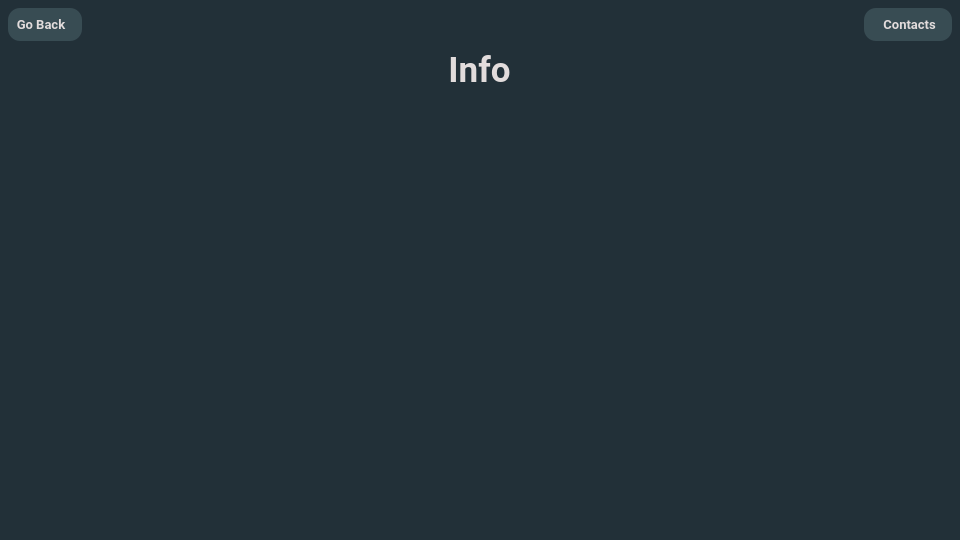
<?xml version="1.0" encoding="UTF-8"?>
<ui version="4.0">
 <author>Boanc Ionut-Silviu</author>
 <class>info_window</class>
 <widget class="QWidget" name="info_window">
  <property name="geometry">
   <rect>
    <x>0</x>
    <y>0</y>
    <width>960</width>
    <height>540</height>
   </rect>
  </property>
  <property name="sizePolicy">
   <sizepolicy hsizetype="MinimumExpanding" vsizetype="MinimumExpanding">
    <horstretch>0</horstretch>
    <verstretch>0</verstretch>
   </sizepolicy>
  </property>
  <property name="minimumSize">
   <size>
    <width>960</width>
    <height>540</height>
   </size>
  </property>
  <property name="maximumSize">
   <size>
    <width>16777215</width>
    <height>16777215</height>
   </size>
  </property>
  <property name="font">
   <font>
    <family>Roboto</family>
    <pointsize>12</pointsize>
   </font>
  </property>
  <property name="windowTitle">
   <string>CIIT</string>
  </property>
  <property name="styleSheet">
   <string notr="true">QPushButton {
	border-radius: 16px;
	padding-left: 8px;
	padding-right: 8px;
	padding-top: 8 px;
	padding-bottom: 8 px;
	color: rgb(190, 190, 190);
	background-color: rgb(55, 79, 91);
    }

QWidget {
 background-color: rgb(34, 48, 56);
}
</string>
  </property>
  <layout class="QVBoxLayout" name="verticalLayout">
   <property name="spacing">
    <number>8</number>
   </property>
   <property name="leftMargin">
    <number>8</number>
   </property>
   <property name="topMargin">
    <number>8</number>
   </property>
   <property name="rightMargin">
    <number>8</number>
   </property>
   <property name="bottomMargin">
    <number>8</number>
   </property>
   <item>
    <layout class="QHBoxLayout" name="horizontalLayout_2">
     <item alignment="Qt::AlignmentFlag::AlignLeft|Qt::AlignmentFlag::AlignVCenter">
      <widget class="QPushButton" name="pb_back">
       <property name="font">
        <font>
         <family>Roboto</family>
         <pointsize>10</pointsize>
         <bold>true</bold>
        </font>
       </property>
       <property name="styleSheet">
        <string notr="true">QPushButton {
	border-radius: 12px;
	padding-left: 8px;
	padding-right: 16px;
	padding-top: 8 px;
	padding-bottom: 8 px;
	color: rgb(226, 220, 220);
	background-color: rgb(56, 76, 83);
    }

QPushButton:hover {
	background-color: rgb(50, 68, 74);
}

QPushButton:pressed {
	
	background-color: rgb(45, 61, 66);
}</string>
       </property>
       <property name="text">
        <string>Go Back</string>
       </property>
       <property name="icon">
        <iconset resource="../icons/icons.qrc">
         <normaloff>:/Icons/arrow-left.svg</normaloff>:/Icons/arrow-left.svg</iconset>
       </property>
       <property name="iconSize">
        <size>
         <width>24</width>
         <height>24</height>
        </size>
       </property>
      </widget>
     </item>
     <item alignment="Qt::AlignmentFlag::AlignRight|Qt::AlignmentFlag::AlignVCenter">
      <widget class="QPushButton" name="pb_contacts">
       <property name="font">
        <font>
         <family>Roboto</family>
         <pointsize>10</pointsize>
         <bold>true</bold>
        </font>
       </property>
       <property name="styleSheet">
        <string notr="true">QPushButton {
	border-radius: 12px;
	padding-left: 16px;
	padding-right: 16px;
	padding-top: 8 px;
	padding-bottom: 8 px;
	color: rgb(226, 220, 220);
	background-color: rgb(56, 76, 83);
    }

QPushButton:hover {
	background-color: rgb(50, 68, 74);
}

QPushButton:pressed {
	
	background-color: rgb(45, 61, 66);
}</string>
       </property>
       <property name="text">
        <string> Contacts</string>
       </property>
       <property name="icon">
        <iconset resource="../icons/icons.qrc">
         <normaloff>:/Icons/user.svg</normaloff>:/Icons/user.svg</iconset>
       </property>
       <property name="iconSize">
        <size>
         <width>24</width>
         <height>24</height>
        </size>
       </property>
      </widget>
     </item>
    </layout>
   </item>
   <item alignment="Qt::AlignmentFlag::AlignHCenter|Qt::AlignmentFlag::AlignVCenter">
    <widget class="QLabel" name="lb_title">
     <property name="maximumSize">
      <size>
       <width>16777215</width>
       <height>16777215</height>
      </size>
     </property>
     <property name="font">
      <font>
       <family>Roboto</family>
       <pointsize>26</pointsize>
       <bold>true</bold>
       <strikeout>false</strikeout>
      </font>
     </property>
     <property name="styleSheet">
      <string notr="true">QLabel
{
    color: rgb(226, 220, 220);
}</string>
     </property>
     <property name="text">
      <string>Info</string>
     </property>
     <property name="alignment">
      <set>Qt::AlignmentFlag::AlignCenter</set>
     </property>
    </widget>
   </item>
   <item>
    <layout class="QHBoxLayout" name="horizontalLayout">
     <item>
      <widget class="QLabel" name="placeholder_left">
       <property name="minimumSize">
        <size>
         <width>60</width>
         <height>10</height>
        </size>
       </property>
       <property name="maximumSize">
        <size>
         <width>180</width>
         <height>10</height>
        </size>
       </property>
       <property name="text">
        <string/>
       </property>
      </widget>
     </item>
     <item alignment="Qt::AlignmentFlag::AlignRight|Qt::AlignmentFlag::AlignVCenter">
      <widget class="QPushButton" name="pb_previous_page">
       <property name="font">
        <font>
         <family>Roboto</family>
         <pointsize>24</pointsize>
         <bold>false</bold>
        </font>
       </property>
       <property name="styleSheet">
        <string notr="true">QPushButton {
background-color: rgb(34, 48, 56);
}
QPushButton:hover {
	background-color: rgb(30, 43, 50);
}
QPushButton:pressed {
background-color: rgb(24, 35, 40)
}</string>
       </property>
       <property name="text">
        <string/>
       </property>
       <property name="icon">
        <iconset resource="../icons/icons.qrc">
         <normaloff>:/Icons/arrow-left-circle.svg</normaloff>:/Icons/arrow-left-circle.svg</iconset>
       </property>
       <property name="iconSize">
        <size>
         <width>48</width>
         <height>48</height>
        </size>
       </property>
      </widget>
     </item>
     <item>
      <widget class="QStackedWidget" name="sw_pages">
       <property name="minimumSize">
        <size>
         <width>600</width>
         <height>400</height>
        </size>
       </property>
       <property name="maximumSize">
        <size>
         <width>1200</width>
         <height>800</height>
        </size>
       </property>
       <property name="styleSheet">
        <string notr="true"/>
       </property>
       <property name="currentIndex">
        <number>0</number>
       </property>
       <widget class="QWidget" name="page">
        <property name="styleSheet">
         <string notr="true">image: url(:/Info/info1.png);</string>
        </property>
       </widget>
       <widget class="QWidget" name="page_2">
        <property name="styleSheet">
         <string notr="true">image: url(:/Info/info2.png);</string>
        </property>
       </widget>
       <widget class="QWidget" name="page_3">
        <property name="styleSheet">
         <string notr="true">image: url(:/Info/info3.png);</string>
        </property>
        <layout class="QVBoxLayout" name="verticalLayout_2"/>
       </widget>
       <widget class="QWidget" name="page_4">
        <property name="styleSheet">
         <string notr="true">image: url(:/Info/info4.png);</string>
        </property>
       </widget>
       <widget class="QWidget" name="page_5">
        <property name="styleSheet">
         <string notr="true">image: url(:/Info/info5.png);</string>
        </property>
       </widget>
       <widget class="QWidget" name="page_6">
        <property name="styleSheet">
         <string notr="true">image: url(:/Info/info6.png);</string>
        </property>
       </widget>
       <widget class="QWidget" name="page_7">
        <property name="styleSheet">
         <string notr="true">image: url(:/Info/info7.png);</string>
        </property>
       </widget>
       <widget class="QWidget" name="page_8">
        <property name="styleSheet">
         <string notr="true">image: url(:/Info/info8.png);</string>
        </property>
       </widget>
       <widget class="QWidget" name="page_9">
        <property name="styleSheet">
         <string notr="true">image: url(:/Info/info9.png);</string>
        </property>
       </widget>
       <widget class="QWidget" name="page_10">
        <property name="styleSheet">
         <string notr="true">image: url(:/Info/info10.png);</string>
        </property>
       </widget>
       <widget class="QWidget" name="page_11">
        <property name="styleSheet">
         <string notr="true">image: url(:/Info/info11.png);</string>
        </property>
       </widget>
       <widget class="QWidget" name="page_12">
        <property name="styleSheet">
         <string notr="true">image: url(:/Info/info12.png);</string>
        </property>
       </widget>
       <widget class="QWidget" name="page_13">
        <property name="styleSheet">
         <string notr="true">image: url(:/Info/info13.png);</string>
        </property>
       </widget>
       <widget class="QWidget" name="page_14">
        <property name="styleSheet">
         <string notr="true">image: url(:/Info/info14.png);</string>
        </property>
       </widget>
       <widget class="QWidget" name="page_15">
        <property name="styleSheet">
         <string notr="true">image: url(:/Info/info15.png);</string>
        </property>
       </widget>
       <widget class="QWidget" name="page_16">
        <property name="styleSheet">
         <string notr="true">image: url(:/Info/info16.png);</string>
        </property>
       </widget>
      </widget>
     </item>
     <item alignment="Qt::AlignmentFlag::AlignLeft|Qt::AlignmentFlag::AlignVCenter">
      <widget class="QPushButton" name="pb_next_page">
       <property name="font">
        <font>
         <family>Roboto</family>
         <pointsize>24</pointsize>
         <bold>false</bold>
        </font>
       </property>
       <property name="styleSheet">
        <string notr="true">QPushButton {
background-color: rgb(34, 48, 56);
}
QPushButton:hover {
	background-color: rgb(30, 43, 50);
}
QPushButton:pressed {
background-color: rgb(24, 35, 40)
}</string>
       </property>
       <property name="text">
        <string/>
       </property>
       <property name="icon">
        <iconset resource="../icons/icons.qrc">
         <normaloff>:/Icons/arrow-right-circle.svg</normaloff>:/Icons/arrow-right-circle.svg</iconset>
       </property>
       <property name="iconSize">
        <size>
         <width>48</width>
         <height>48</height>
        </size>
       </property>
      </widget>
     </item>
     <item>
      <widget class="QLabel" name="placeholder_right">
       <property name="minimumSize">
        <size>
         <width>60</width>
         <height>10</height>
        </size>
       </property>
       <property name="maximumSize">
        <size>
         <width>180</width>
         <height>10</height>
        </size>
       </property>
       <property name="text">
        <string/>
       </property>
      </widget>
     </item>
    </layout>
   </item>
  </layout>
 </widget>
 <resources>
  <include location="../icons/icons.qrc"/>
 </resources>
 <connections/>
 <designerdata>
  <property name="gridDeltaX">
   <number>8</number>
  </property>
  <property name="gridDeltaY">
   <number>8</number>
  </property>
  <property name="gridSnapX">
   <bool>true</bool>
  </property>
  <property name="gridSnapY">
   <bool>true</bool>
  </property>
  <property name="gridVisible">
   <bool>true</bool>
  </property>
 </designerdata>
</ui>
